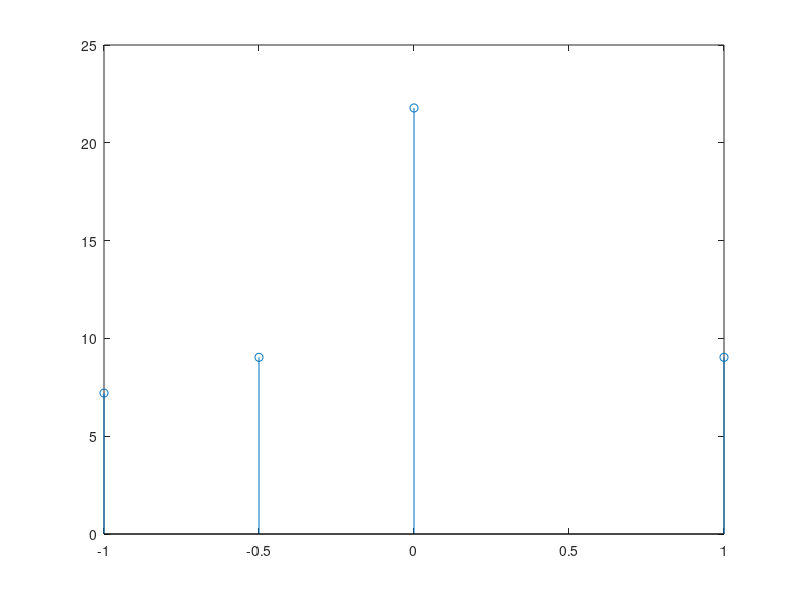

Source code (MATLAB): (Note: this script raises an error after producing the figure.)
samplingFreq = 20*10^3; % sampling frequency
signal_frequency = 240; % radians/sec
signal_time = 1; % in seconds
%N = signal_time/(1/samplingFreq); % total samples in input signal
N = 4;
t = linspace(0,signal_time,N);
Signal_no_noise = (cos(signal_frequency*t) + 20*sin((signal_frequency+81)*t));
f = linspace(-1,0,N/2+1);
f = [linspace(0,1,N/2) f(1:(N/2))];
out = fft(Signal_no_noise)
figure(1);
stem (f,abs(out));
out2 = myfft(Signal_no_noise)
figure(2);
stem (f,abs(out));
